Frame 1 (no input): blank canvas, image omitted
Frame 60 (no input): blank canvas, image omitted
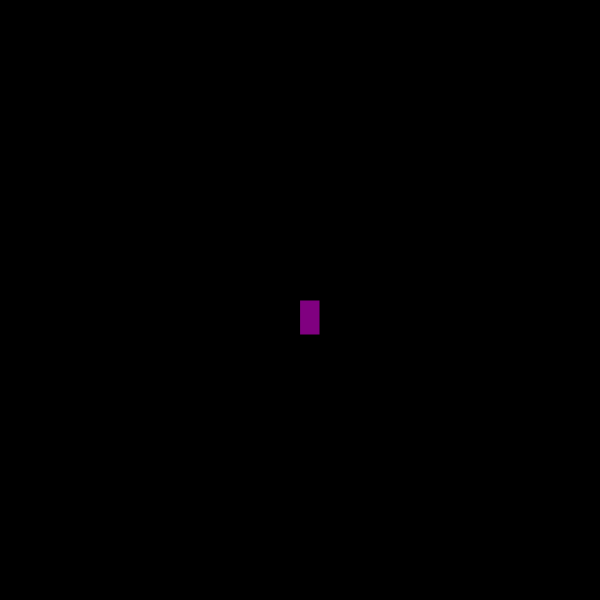
Frame 120 (the mouse pressed at the canvas centre since frame 60)

The p5.js sketch whose frames 1 and 60 were blank and that drew this single picture after the mouse press (run headless with seeded random() and noise() and a simulated clock; from frame 60 on, the mouse is pressed at the canvas centre):

// p5.js sketch
// ── sketch.js
function setup() {
    createCanvas(600, 600);
     background("black");
  }
  
  
  function draw() {
    
    stroke ("black");
    fill ("purple");
   
    
    // console.log(mouseIsPressed);
    
    if (mouseIsPressed){
      rect(mouseX, mouseY, 20, 35);
    }
  }
